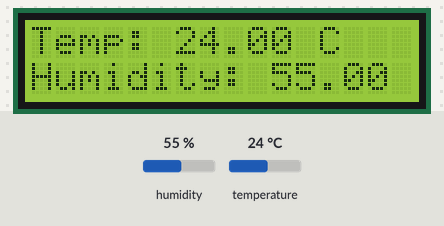
Simulated run of this sketch. Board: Arduino Uno, built with avr-gcc and run on an emulated ATmega328P. Parts: 16×2 character LCD. The test bench sets the inputs (shaded band); at power-on: humidity 55 %, temperature 24 °C. What the sketch prints to the serial monitor is not drawn.

Above: at 4.7 s.
4.8 s: humidity set to 22 %
At 7.2 s:
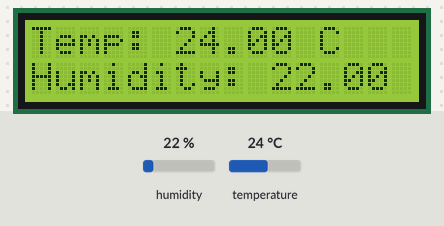
7.8 s: temperature set to 12 °C
At 9.6 s:
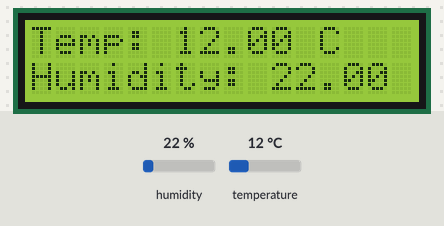
10.8 s: humidity set to 40 %
At 13.2 s:
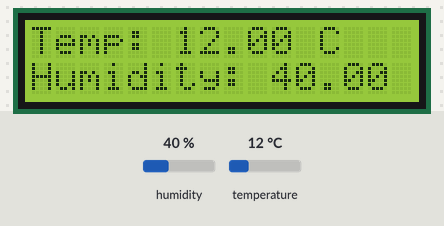
13.8 s: temperature set to 19 °C
At 15.7 s:
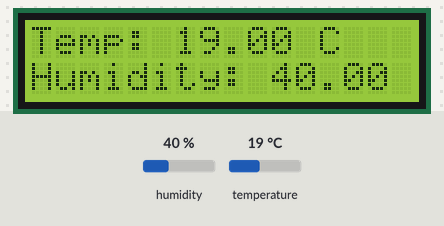
Timing chart, 0 to 17.2 s (numbered marks = the images above; inputs shaded):
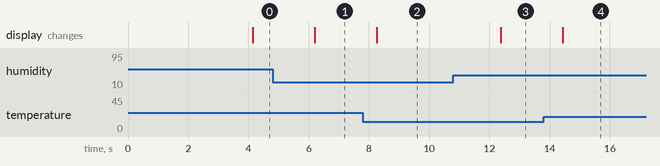

The sketch:

dhtwithdisplay.ino
```cpp
#include <Wire.h>                 // Include Wire library for I2C communication
#include <LiquidCrystal_I2C.h>     // Include the LCD library for I2C
#include <DHT.h>                   // Include the DHT sensor library

// Define the DHT sensor pin and type
#define DHTPIN 2                  // Pin where the data pin of DHT11 is connected
#define DHTTYPE DHT11             // DHT 11 sensor type

// Initialize DHT sensor
DHT dht(DHTPIN, DHTTYPE);

// Initialize the LCD with I2C address 0x27 (most common)
LiquidCrystal_I2C lcd(0x27, 16, 2);  // 16 columns, 2 rows

void setup() {
  // Start the serial communication (optional for debugging)
  Serial.begin(9600);

  // Initialize the LCD
  lcd.init();                  // Use the init() function for LCD initialization
  lcd.backlight();             // Turn on the backlight

  // Initialize the DHT sensor
  dht.begin();

  // Display a welcome message on LCD
  lcd.setCursor(0, 0);  // Set cursor to column 0, row 0
  lcd.print("DHT11 Sensor");
  lcd.setCursor(0, 1);  // Set cursor to column 0, row 1
  lcd.print("Temp & Humidity");
  delay(2000); // Display the welcome message for 2 seconds
}

void loop() {
  // Wait a few seconds between readings (DHT11 requires this)
  delay(2000);

  // Read humidity and temperature from the DHT11 sensor
  float humidity = dht.readHumidity();
  float temperature = dht.readTemperature(); // Temperature in Celsius

  // Check if the readings are valid
  if (isnan(humidity) || isnan(temperature)) {
    Serial.println("Failed to read from DHT sensor!");
    lcd.clear();
    lcd.setCursor(0, 0);
    lcd.print("DHT Read Error");
    return;
  }

  // Print the readings to the serial monitor (optional for debugging)
  Serial.print("Humidity: ");
  Serial.print(humidity);
  Serial.print(" %\t");
  Serial.print("Temperature: ");
  Serial.print(temperature);
  Serial.println(" *C");

  // Clear the LCD and display the temperature and humidity on the LCD
  lcd.clear();               // Clear the LCD
  lcd.setCursor(0, 0);       // Set cursor to the first row
  lcd.print("Temp: ");
  lcd.print(temperature);    // Print temperature on the first row
  lcd.print(" C");

  lcd.setCursor(0, 1);       // Set cursor to the second row
  lcd.print("Humidity: ");
  lcd.print(humidity);       // Print humidity on the second row
  lcd.print(" %");
}
```

Measured:
- after the input at 4.8 s, the display: changes after 1.4 s (image 1)
- after the input at 7.8 s, the display: changes after 0.46 s (image 2)
- after the input at 10.8 s, the display: changes after 1.6 s (image 3)
- after the input at 13.8 s, the display: changes after 0.63 s (image 4)
